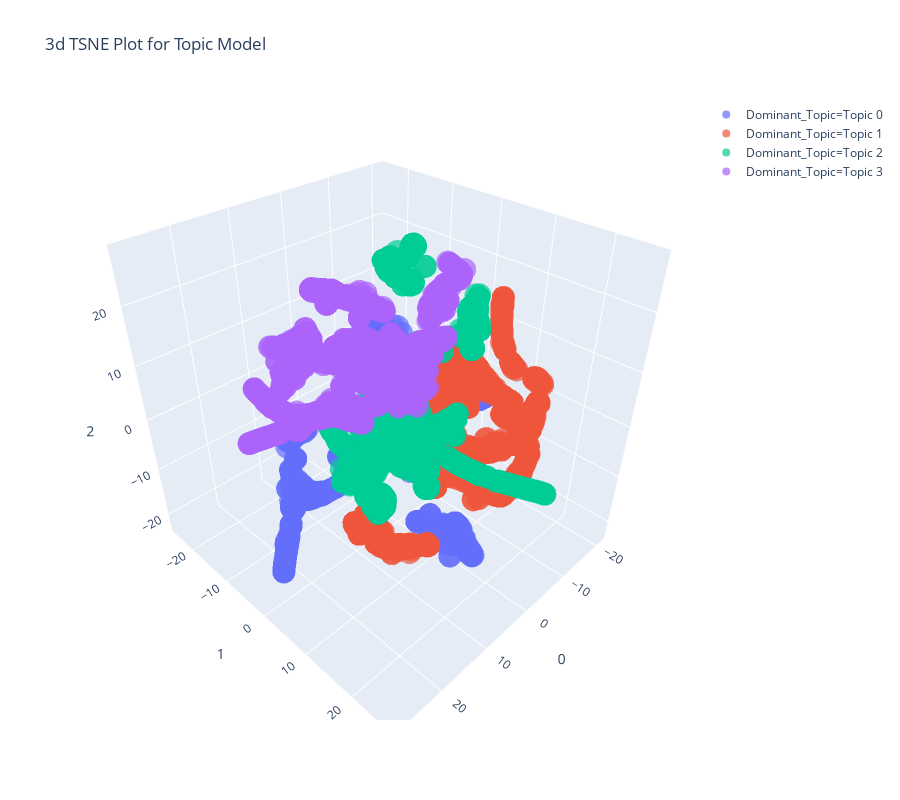

The notebook cell saved with this chart:
### Code cell
plot_model(lda1, plot = "tsne")

### Figure 1 — Plotly figure (JSON) as saved in the notebook; plotly's stock layout.template omitted (floating-point values rounded to 4 significant figures; data arrays with more than 128 entries replaced by an {"elided": "..."} marker saying what was removed)
{"data": [{"hoverlabel": {"namelength": 0}, "hovertemplate": "Dominant_Topic=Topic 0<br>0=%{x}<br>1=%{y}<br>2=%{z}", "legendgroup": "Dominant_Topic=Topic 0", "marker": {"color": "#636efa", "opacity": 0.7, "symbol": "circle"}, "mode": "markers", "name": "Dominant_Topic=Topic 0", "scene": "scene", "showlegend": true, "type": "scatter3d", "x": {"elided": "1490 float values"}, "y": {"elided": "1490 float values"}, "z": {"elided": "1490 float values"}}, {"hoverlabel": {"namelength": 0}, "hovertemplate": "Dominant_Topic=Topic 1<br>0=%{x}<br>1=%{y}<br>2=%{z}", "legendgroup": "Dominant_Topic=Topic 1", "marker": {"color": "#EF553B", "opacity": 0.7, "symbol": "circle"}, "mode": "markers", "name": "Dominant_Topic=Topic 1", "scene": "scene", "showlegend": true, "type": "scatter3d", "x": {"elided": "1316 float values"}, "y": {"elided": "1316 float values"}, "z": {"elided": "1316 float values"}}, {"hoverlabel": {"namelength": 0}, "hovertemplate": "Dominant_Topic=Topic 2<br>0=%{x}<br>1=%{y}<br>2=%{z}", "legendgroup": "Dominant_Topic=Topic 2", "marker": {"color": "#00cc96", "opacity": 0.7, "symbol": "circle"}, "mode": "markers", "name": "Dominant_Topic=Topic 2", "scene": "scene", "showlegend": true, "type": "scatter3d", "x": {"elided": "1257 float values"}, "y": {"elided": "1257 float values"}, "z": {"elided": "1257 float values"}}, {"hoverlabel": {"namelength": 0}, "hovertemplate": "Dominant_Topic=Topic 3<br>0=%{x}<br>1=%{y}<br>2=%{z}", "legendgroup": "Dominant_Topic=Topic 3", "marker": {"color": "#ab63fa", "opacity": 0.7, "symbol": "circle"}, "mode": "markers", "name": "Dominant_Topic=Topic 3", "scene": "scene", "showlegend": true, "type": "scatter3d", "x": {"elided": "1511 float values"}, "y": {"elided": "1511 float values"}, "z": {"elided": "1511 float values"}}], "layout": {"height": 800, "legend": {"tracegroupgap": 0}, "scene": {"domain": {"x": [0, 1], "y": [0, 1]}, "xaxis": {"title": {"text": "0"}}, "yaxis": {"title": {"text": "1"}}, "zaxis": {"title": {"text": "2"}}}, "title": {"text": "3d TSNE Plot for Topic Model"}, "width": 900}}
